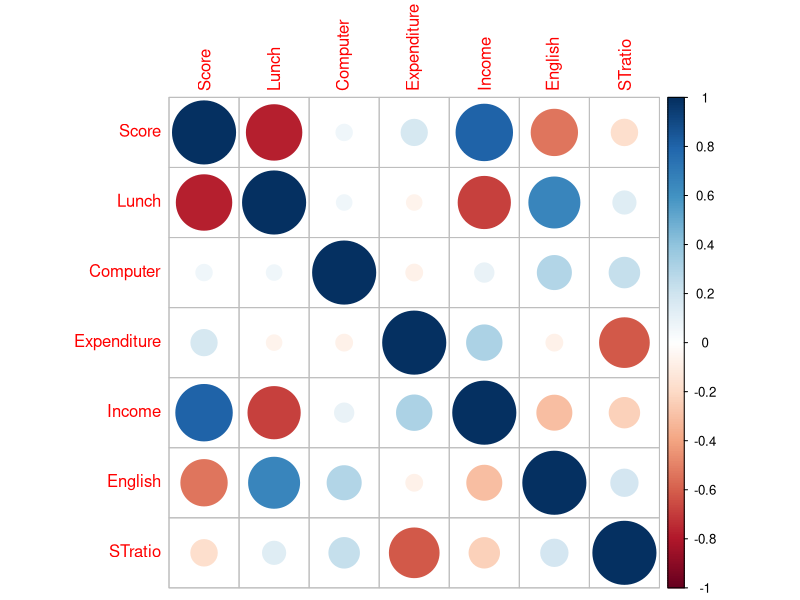
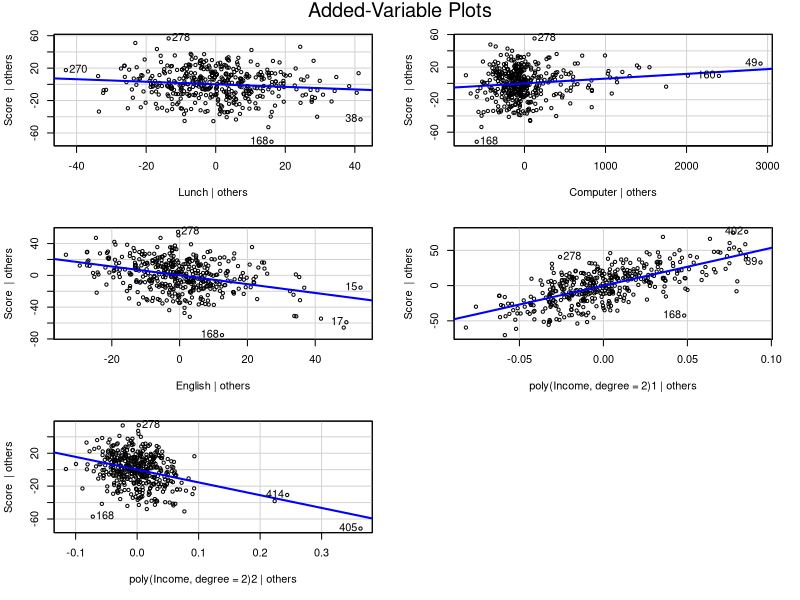

These figures' R source, in order: (Note: this script raises an error after producing the figures.)
library(tidyverse)

schools <- read_table("SchoolResults.txt")

# EDA
corrplot::corrplot(cor(schools))
formula <- formula(Score ~ . - Income + poly(Income, degree = 2) - STratio - Expenditure)
lm_model <- lm(formula, data = schools)
summary(lm_model)
car::vif(lm_model)
car::avPlots(lm_model)
forecast::autoplot(lm_model)

# CV
k <- 50  # Number of folds
folds <- cut(1:nrow(schools), breaks = k, labels = FALSE)

results <- c()
union_df <- data.frame()

for (i in 1:k) {
  # Split the data
  test_indices <- which(folds == i, arr.ind = TRUE)
  test_data <- schools[test_indices, ]
  train_data <- schools[-test_indices, ]
  
  # Train the model
  model <- lm(formula, data = train_data)
  
  # Predict on test data
  predictions <- predict(model, newdata = test_data)
  
  # Calculate performance metric (e.g., RMSE)
  rmse <- sqrt(mean((predictions - test_data$Score) ^ 2))
  results <- c(results, rmse)
  prediction_df <- data.frame(predictions = predictions, actuals = test_data$Score)
  union_df <- rbind(union_df, prediction_df)
}
mean_rmse <- mean(results)
print(mean_rmse)

# 1. “Income” is generally a measure of how much money a school has to spend on extracurricular activities 
# (as opposed to expenditures which i s how much spent per student in the class room). Is there evidence
# of diminishing returns on extracurricular activities in terms of student learning?

summary(lm_model)
lm_model_no_poly <- lm(Score ~ . - STratio - Expenditure, data = schools)
car::avPlot(lm_model_no_poly, variable = "Income", main = "Added Variable Plot for Income", lwd = 0)
car::avPlot(lm_model, variable = "poly(Income, degree = 2)2", main = "Added Variable Plot for Income^2", lwd = 2)

#   2. Is English as a second language a barrier to student learning?
summary(lm_model)

#   3. In your opinion and based on the data, what can be done to increase student learning?
summary(lm_model)

#   4. (How well does the model predict compared to alternatives?)
gam_model <- mgcv::gam(Score ~ s(Lunch) + s(Computer) + s(Expenditure) + s(Income) + s(English) + s(STratio), data = schools)
summary(gam_model)

k <- 50  # Number of folds
folds <- cut(1:nrow(schools), breaks = k, labels = FALSE)

results <- c()
union_df <- data.frame()

for (i in 1:k) {
  # Split the data
  test_indices <- which(folds == i, arr.ind = TRUE)
  test_data <- schools[test_indices, ]
  train_data <- schools[-test_indices, ]
  
  # Train the model
  model <- mgcv::gam(Score ~ s(Lunch) + s(Computer) + s(Expenditure) + s(Income) + s(English) + s(STratio), data = train_data)
  
  # Predict on test data
  predictions <- predict(model, newdata = test_data)
  
  # Calculate performance metric (e.g., RMSE)
  rmse <- sqrt(mean((predictions - test_data$Score) ^ 2))
  results <- c(results, rmse)
  prediction_df <- data.frame(predictions = predictions, actuals = test_data$Score)
  union_df <- rbind(union_df, prediction_df)
}
mean_rmse <- mean(results)
print(mean_rmse)
